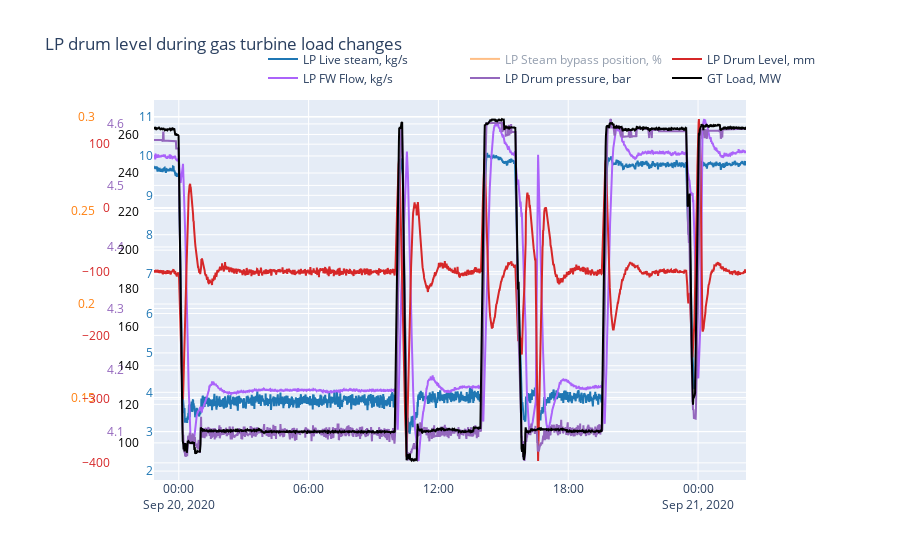

Notebook code for this chart:
### Markdown cell above
The following can be observeved:
* Drum pressure jumps from 4.6 bar before trip to 4.7 bar after trip and then drops to previous value (4.6 bars);
* Steam flow is continious, after the trip it is increasing for about 20 minutes from 9.7 kg/s to 10.7 kg/s;
* Bypass opens imidiatly after the trip and continious to control pressure thereafter;
* LP drum level starts to drop after 20 minutes since the steam turbine trip;
* LP drum level drop is strongly correlated with GT load decrease;

Therefore it is suspected that drum level drop is caused by decrease reduced load to the drum and evaporator. Reduced heat flow causes reduced volumetric steam/water ratio, which consiquntly causes drop in drum level. The following theory can be tested by checking drum level behaviour during gas turbine load changes

### Code cell
import plotly.graph_objects as go
import pandas as pd
from dateutil import parser

df = pd.read_excel \
    (r'C:\Users\VytenisNaujokas\Valcon\Habas - Documents\Tuning\LP Drum level investigation\Lpdrumimported.xlsx',
     sheet_name='Variability')

fig = go.Figure()

dates = [parser.parse(date) for date in df ['Date Time']]

fig.add_trace(
    go.Scatter(x=dates, y=df ['3ALFIT003-XJ52'], name="LP Live steam, kg/s",
               line=dict(color="#1f77b4")))

fig.add_trace(
    go.Scatter(x=dates, y=df ['POCVLPBYP1-XQ01'], name="LP Steam bypass position, %",
               yaxis='y2', line=dict(color="#ff7f0e")))

fig.add_trace(
    go.Scatter(x=dates, y=df ['3ALLIT001-XJ54'], name="LP Drum Level, mm",
               yaxis='y3', line=dict(color="#d62728")))

fig.add_trace(
    go.Scatter(x=dates, y=df ['3ALFIT035-XJ52'],
               name="LP FW Flow, kg/s",
               yaxis='y'))

fig.add_trace(
    go.Scatter(x=dates, y=df ['3ALPIT002-XJ53'],
               name="LP Drum pressure, bar",
               yaxis='y4', line=dict(color="#9467bd")))

fig.add_trace(
    go.Scatter(x=dates, y=df ['01_GT1_CUST_DWATT'],
               name="GT Load, MW",
               yaxis='y5', line=dict(color='black')))

fig.update_layout(
    height=800,
    title_text='LP drum level during gas turbine load changes',
    xaxis=dict(
        domain=[0.1, 0.9]
    ),
    yaxis=dict(
        titlefont=dict(
            color="#1f77b4"
        ),
        tickfont=dict(
            color="#1f77b4"
        )
    ),
    yaxis2=dict(
        titlefont=dict(
            color="#ff7f0e"
        ),
        tickfont=dict(
            color="#ff7f0e"
        ),
        anchor="free",
        side="left",
        position=0.02,
        overlaying='y'
    ),
    yaxis3=dict(
        titlefont=dict(
            color="#d62728"
        ),
        tickfont=dict(
            color="#d62728"
        ),
        side="left",
        position=0.04,
        overlaying='y'
    ),
    yaxis4=dict(
        titlefont=dict(
            color="#9467bd"
        ),
        tickfont=dict(
            color="#9467bd"
        ),
        side="left",
        position=0.06,
        overlaying='y'
    ),
    yaxis5=dict(
        titlefont=dict(
            color="black"
        ),
        tickfont=dict(
            color="black"
        ),
        side="left",
        position=0.08,
        overlaying='y'
    ),
)

fig.update_layout(
    autosize=True,
    legend=dict(
        orientation="h",
        yanchor="bottom",
        y=1.02,
        xanchor="right",
        x=1),
    dragmode='drawrect',
    # style of new shapes
    newshape=dict(line_color='yellow',
                  fillcolor='turquoise',
                  opacity=0.5)
)



fig.show(config={'modeBarButtonsToAdd': ['drawline',
                                         'drawopenpath',
                                         'drawclosedpath',
                                         'drawcircle',
                                         'drawrect',
                                         'eraseshape'
                                         ],
                 'editable': "True"})

### Figure 1 — Plotly figure (JSON) as saved in the notebook; plotly's stock layout.template omitted (floating-point values rounded to 4 significant figures; data arrays with more than 128 entries replaced by an {"elided": "..."} marker saying what was removed)
{"data": [{"line": {"color": "#1f77b4"}, "name": "LP Live steam, kg/s", "type": "scatter", "x": {"elided": "2000 str values"}, "y": {"elided": "2000 float values"}}, {"line": {"color": "#ff7f0e"}, "name": "LP Steam bypass position, %", "type": "scatter", "visible": "legendonly", "x": {"elided": "2000 str values"}, "y": {"elided": "2000 float values"}, "yaxis": "y2"}, {"line": {"color": "#d62728"}, "name": "LP Drum Level, mm", "type": "scatter", "x": {"elided": "2000 str values"}, "y": {"elided": "2000 float values"}, "yaxis": "y3"}, {"name": "LP FW Flow, kg/s", "type": "scatter", "x": {"elided": "2000 str values"}, "y": {"elided": "2000 float values"}, "yaxis": "y"}, {"line": {"color": "#9467bd"}, "name": "LP Drum pressure, bar", "type": "scatter", "x": {"elided": "2000 str values"}, "y": {"elided": "2000 float values"}, "yaxis": "y4"}, {"line": {"color": "black"}, "name": "GT Load, MW", "type": "scatter", "x": {"elided": "2000 str values"}, "y": {"elided": "2000 float values"}, "yaxis": "y5"}], "layout": {"autosize": true, "dragmode": "zoom", "legend": {"orientation": "h", "x": 1, "xanchor": "right", "y": 1.02, "yanchor": "bottom"}, "newshape": {"fillcolor": "turquoise", "line": {"color": "yellow"}, "opacity": 0.5}, "title": {"text": "LP drum level during gas turbine load changes"}, "xaxis": {"autorange": true, "domain": [0.1, 0.9], "range": ["2020-09-19 22:51:18", "2020-09-21 02:12:56.726"], "type": "date"}, "yaxis": {"autorange": true, "range": [1.774, 11.42], "tickfont": {"color": "#1f77b4"}, "title": {"font": {"color": "#1f77b4"}}, "type": "linear"}, "yaxis2": {"anchor": "free", "autorange": true, "overlaying": "y", "position": 0.02, "range": [0.1058, 0.3092], "side": "left", "tickfont": {"color": "#ff7f0e"}, "title": {"font": {"color": "#ff7f0e"}}, "type": "linear"}, "yaxis3": {"autorange": true, "overlaying": "y", "position": 0.04, "range": [-426.9, 169.3], "side": "left", "tickfont": {"color": "#d62728"}, "title": {"font": {"color": "#d62728"}}, "type": "linear"}, "yaxis4": {"autorange": true, "overlaying": "y", "position": 0.06, "range": [4.021, 4.639], "side": "left", "tickfont": {"color": "#9467bd"}, "title": {"font": {"color": "#9467bd"}}, "type": "linear"}, "yaxis5": {"autorange": true, "overlaying": "y", "position": 0.08, "range": [80.74, 277.9], "side": "left", "tickfont": {"color": "black"}, "title": {"font": {"color": "black"}}, "type": "linear"}}}
